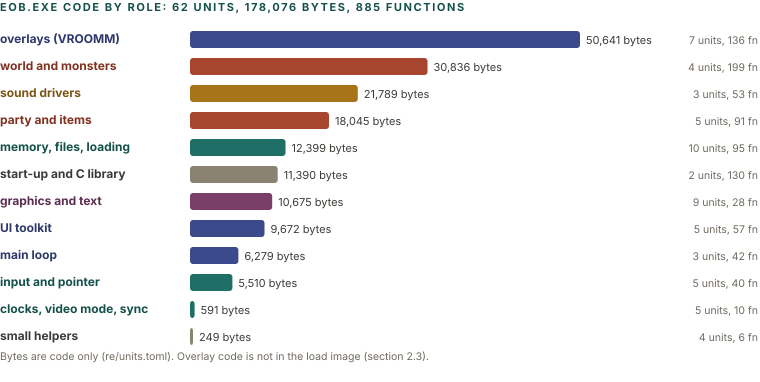

The script that saved this image:
import sys; sys.path.insert(0, '.')
from figlib import *

groups = [
    ("overlays (VROOMM)", 50641, 7, 136, "eov0 to eov6", "navy"),
    ("world and monsters", 30836, 4, 199, "e08e6 e122e e1414 e0ef3", "red"),
    ("sound drivers", 21789, 3, 53, "e_text e1948 e177d", "ochre"),
    ("party and items", 18045, 5, 91, "e0a72 e0bd2 e0d1c e0de8 e1547", "red"),
    ("memory, files, loading", 12399, 10, 95, "e19bc e19ec e1990 e1c0e e1b82 e1d9a e1ba8 e19fc e1c00 e1e8b", "teal"),
    ("start-up and C library", 11390, 2, 130, "e_c0 e_lib", "grey"),
    ("graphics and text", 10675, 9, 28, "e17a6 e1a1f e1a29 e1a47 e1de7 e19f3 e1aa6 e1ba4 e19ea", "plum"),
    ("UI toolkit", 9672, 5, 57, "e082c e14ef e1658 e16a5 e0cf7", "navy"),
    ("main loop", 6279, 3, 42, "e07a9 e07c8 e0acd", "navy"),
    ("input and pointer", 5510, 5, 40, "e1aad e1a72 e1bb1 e1bbe e1bf3", "teal"),
    ("clocks, video mode, sync", 591, 5, 10, "e1d8f e1a65 e1a16 e1de4 e1ddd", "teal"),
    ("small helpers", 249, 4, 6, "e1a63 e1a19 e1d8c e1aaa", "grey"),
]
RH = 27
c = Canvas(760, 30 + len(groups) * RH + 28)
c.section(0, 11, "EOB.EXE code by role: 62 units, 178,076 bytes, 885 functions")
LX, BX0, BW = 0, 190, 390
mx = 50641
for i, (name, b, n, f, ids, k) in enumerate(groups):
    y = 26 + i * RH
    c.text(LX, y + 17, name, size=12, weight=700, color=PAL[k][0])
    w = max(3, BW * b / mx)
    c.rect(BX0, y + 5, w, 17, fill=SOLID[k], rx=3)
    c.text(BX0 + w + 6, y + 18, "%s bytes" % format(b, ","), size=11, color=INK2)
    c.text(758, y + 18, "%d units, %d fn" % (n, f), size=10.5, color=MUTED, anchor="end")
c.text(0, 26 + len(groups) * RH + 10, "Bytes are code only (re/units.toml). Overlay code is not in the load image (section 2.3).", size=10.5, color=MUTED)
c.save("figs/arc_units.svg")
